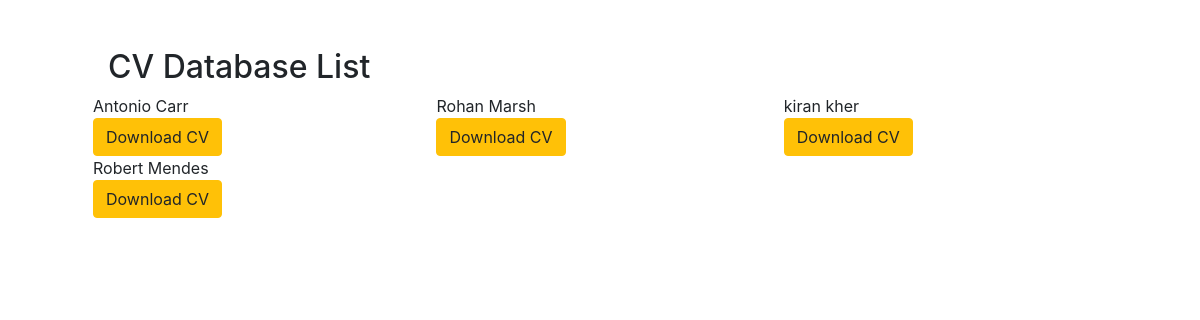
The page /list/ on the database as committed earlier.
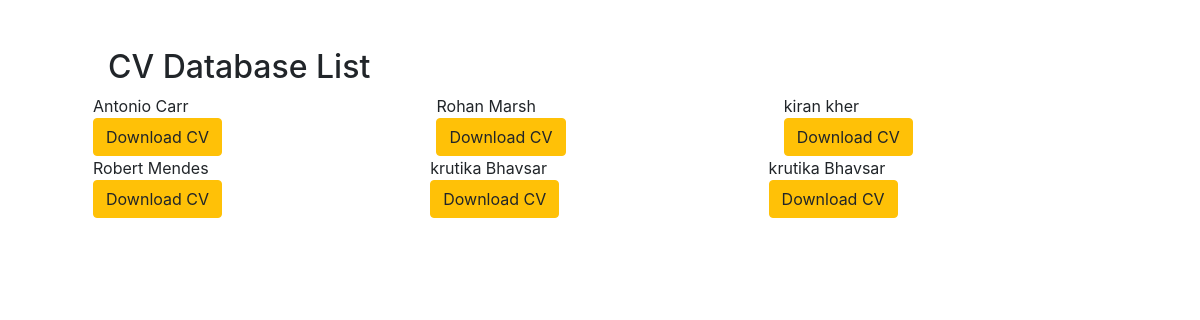
The same page on the database as committed later.
### pdf/models.py (models this page shows)
class Profile(models.Model):
    name = models.CharField(max_length=100)
    phone = models.CharField(max_length=100)
    email = models.CharField(max_length=100)
    school = models.CharField(max_length=1000)
    degree = models.CharField(max_length=1000)
    university = models.CharField(max_length=1000)
    achievement = models.TextField(max_length=1000)
    skills = models.TextField(max_length=1000)
    about_you = models.TextField(max_length=1000)
    experience = models.TextField(max_length=1000)

### pdf/views.py (the view)
# urls.py: path('list/',views.list, name="list")
def list(request):
    profile = Profile.objects.all()
    return render(request,"list.html", {'profile':profile})

### pdf/templates/list.html (shortened to what this page needs)
<!doctype html>
<html lang="en" xmlns="http://www.w3.org/1999/html" xmlns="http://www.w3.org/1999/html">
<head>
<link rel="stylesheet" href="https://maxcdn.bootstrapcdn.com/bootstrap/4.0.0/css/bootstrap.min.css"
>
</head>
<body>
<div class="container">
    <div class ="row m-5">
        <div class ="col-md-12">
            <h2>CV Database List</h2>
        </div>
        {% for profile in profile %}
        <div class="row">
            <div class="col-md-6">
                {{profile.name}}
            </div>
            <div class="col-md-12">
                <a href="/{{profile.id}}" class="btn btn-warning">Download CV</a>
            </div>
        </div>
        {% endfor %}
    </div>
</body>
</html>

Rows that differ between the two databases and show on the page:
added Profile: name "krutika Bhavsar"
added Profile: name "krutika Bhavsar"
